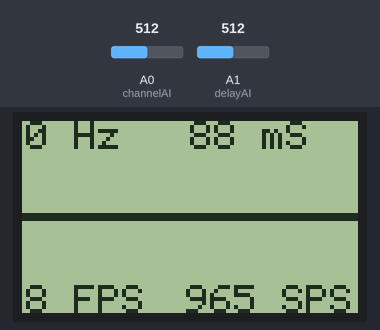
The sketch below on a simulated Arduino Uno, built with avr-gcc and run on an emulated ATmega328P. Parts: 84×48 one-colour display. The test bench sets the inputs (shaded band); at power-on: A0 (channelAI) = 512, A1 (delayAI) = 512.

Above: at 0.19 s.
At 1.2 s:
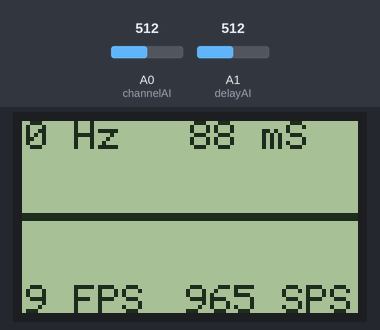
1.3 s: A0 (channelAI) set to 716
At 2.5 s:
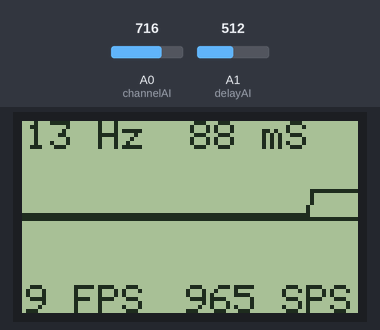
Timing chart, 0 to 4.3 s (numbered marks = the images above; inputs shaded):
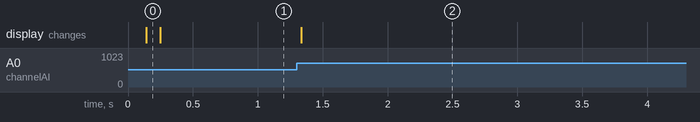

Measured:
- after the input at 1.3 s, the display: changes at once (image 2)

The sketch:

oscope8544_2.ino
```cpp
#include <Adafruit_GFX.h>
#include <Adafruit_PCD8544.h>
#include <SPI.h>

// defines for setting and clearing register bits
#ifndef cbi
#define cbi(sfr, bit) (_SFR_BYTE(sfr) &= ~_BV(bit))
#endif
#ifndef sbi
#define sbi(sfr, bit) (_SFR_BYTE(sfr) |= _BV(bit))
#endif

#define DISPLAY_WIDTH 84
#define DISPLAY_HEIGHT 48

#define ARDUINO_PRECISION 1023.0
Adafruit_PCD8544 display = Adafruit_PCD8544(7, 6, 5, 4, 3);


//Analog Pins
int channelAI = A0;      // probe

#define DELAY_POTENTIMETER //disabled it I don't have it connected
#ifdef DELAY_POTENTIMETER
int delayAI = A1;       // delay potentiometer
#endif

int height = DISPLAY_HEIGHT-1;
unsigned int delayVariable = 0;

int xCounter = 0;
int yPosition = 0;
uint8_t readings[DISPLAY_WIDTH+1];

unsigned long drawtime = 0;
unsigned long lastdraw = 0;
unsigned long frames = 0;

void setup(void)
{
  //FASTADC: set prescale to 16
  sbi(ADCSRA,ADPS2) ;
  cbi(ADCSRA,ADPS1) ;
  cbi(ADCSRA,ADPS0) ;

  display.begin();
  display.setContrast(60);// you might have a slightly different display so it might not be the optimal value for you
  display.clearDisplay();
}

void loop()
{
  #ifdef DELAY_POTENTIMETER
  delayVariable = analogRead( delayAI );
  delayVariable = delayVariable*2+1;
  #endif

  // Get Rissing Edge:
  while( analogRead(channelAI) > 512 );
  while( analogRead(channelAI) < 512 );

  //record readings
  unsigned long readTime = micros();
  unsigned long readTime2 = 0;
  unsigned long totTime = 0;
  bool positive = true;
  int  numCicles = 0;
  for(xCounter = 0; xCounter <= DISPLAY_WIDTH; xCounter++)
  {
    yPosition = analogRead(channelAI);

    // Detect rising edges:
    if( !positive && (yPosition > 512) )
    {
      numCicles++;
      readTime2 = micros();
    }
    positive = yPosition > 512;

    // Record New Reading:
    readings[xCounter] = yPosition>>5; // 0-32

    // Wait
    #ifdef DELAY_POTENTIMETER
    delayMicroseconds( delayVariable );
    #endif
  }
  totTime = (micros()-readTime)/1000; // ms
  readTime = readTime2-readTime;


  display.clearDisplay();
  display.drawLine( 0, 24, 83, 24, BLACK); // 0 line

  // Draw Readings
  int base = height-8;
  int lastreading = base-readings[0];
  int reading;
  for(xCounter = 1; xCounter <= DISPLAY_WIDTH; xCounter++)
  {
    reading = base-readings[xCounter];
    display.drawLine(xCounter-1, lastreading, xCounter, reading, BLACK);
    lastreading = reading;
  }
  // Draw Frequency
  unsigned long freq = numCicles*1000000/readTime;
  display.setCursor(1,0);
  display.print(freq);
  display.print( " Hz" );

  // Draw reading Time
  display.setCursor(42,0);
  display.print(totTime);
  display.print( " mS" );

  //Draw FPS
  drawtime = micros();
  frames=1000000/*a second*//(drawtime-lastdraw);
  lastdraw = drawtime;
  display.setCursor(1,41);
  display.print(frames);
  display.print( " FPS" );

  // Draw Sample rate
  unsigned long rate = 85000/totTime;
  display.setCursor(41,41);
  display.print(rate);
  display.print( " SPS" );

  display.display();
}
```
